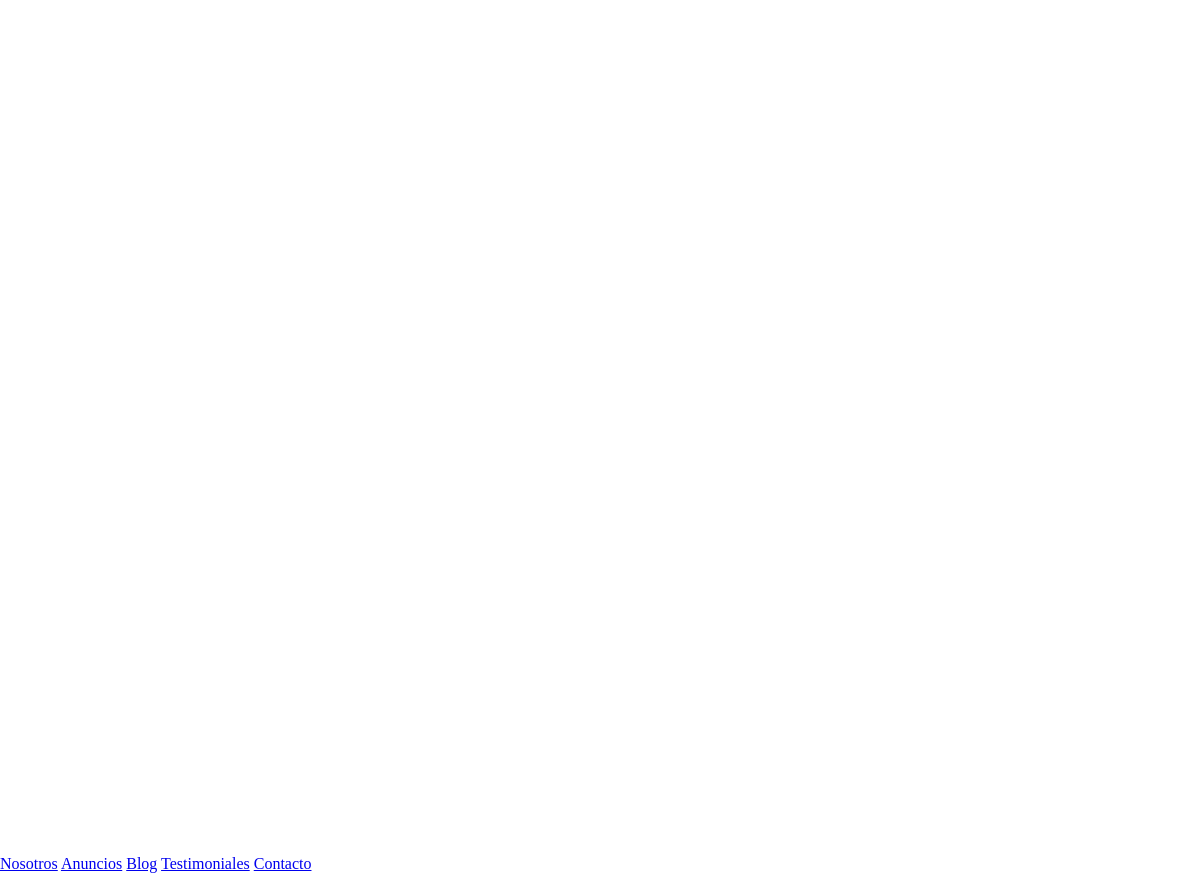
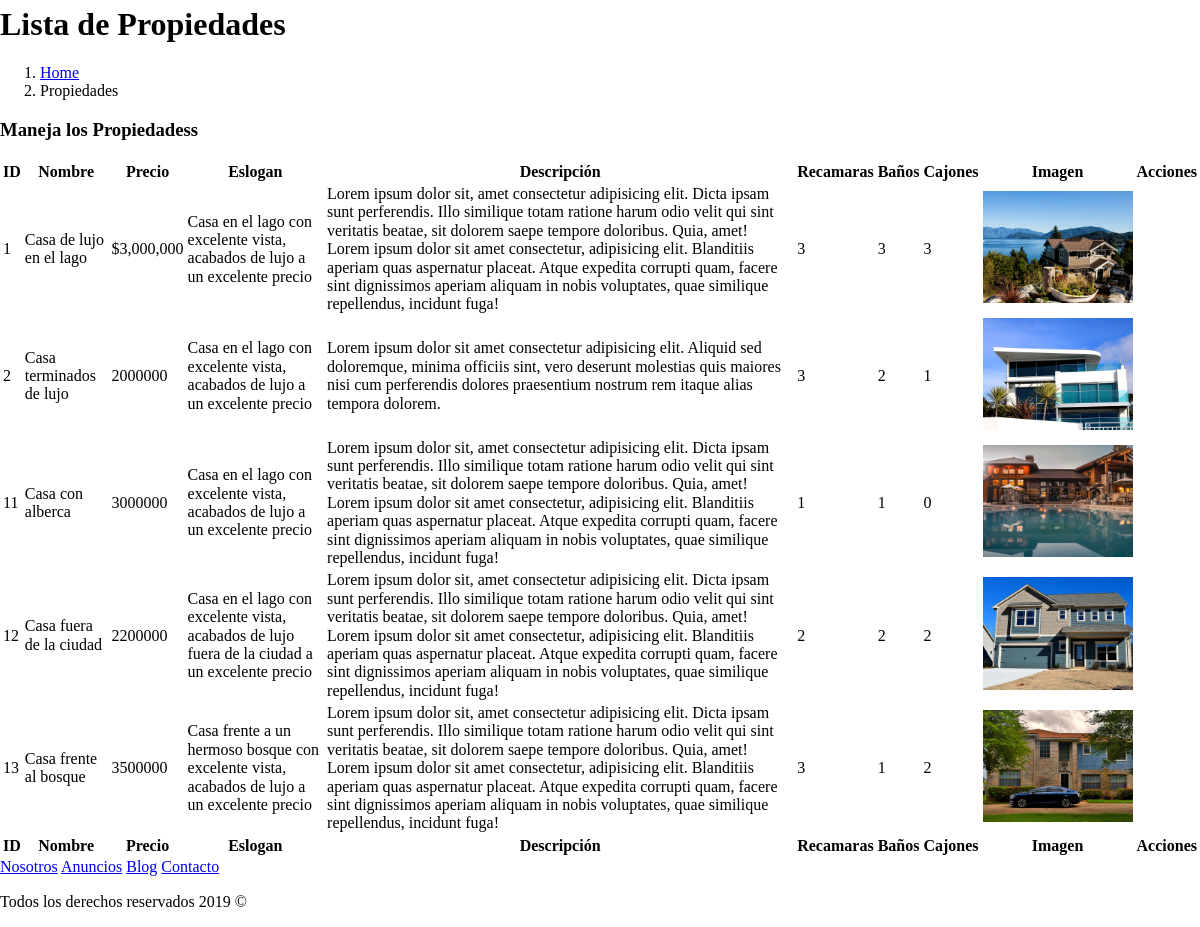
/admin/lista-propiedad.php (signed in), run on the app's committed database (2 pictures, top to bottom).
### tables this page shows
CREATE TABLE `propiedades` (
  `id_Propiedad` int(11) NOT NULL,
  `nombre` varchar(50) NOT NULL,
  `precio` varchar(20) NOT NULL,
  `eslogan` varchar(100) NOT NULL,
  `descripcion` text NOT NULL,
  `recamaras` tinyint(3) UNSIGNED NOT NULL,
  `banios` tinyint(3) UNSIGNED NOT NULL,
  `cajones` tinyint(3) UNSIGNED NOT NULL,
  `imagen` varchar(50) NOT NULL
);

### admin/lista-propiedad.php (the view, shortened to what this page needs)
<?php
  include_once 'funciones/funciones.php' ;
  include_once 'templates/header.php' ;
?>
  <div class="content-wrapper">
    <section class="content-header">
      <div class="container-fluid">
        <div class="row mb-2">
          <div class="col-sm-6">
            <h1>Lista de Propiedades</h1>
          </div>
          <div class="col-sm-6">
            <ol class="breadcrumb float-sm-right">
              <li class="breadcrumb-item"><a href="#">Home</a></li>
              <li class="breadcrumb-item active">Propiedades</li>
            </ol>
          </div>
        </div>
      </div>
    </section>
    <section class="content">
      <div class="row">
        <div class="col-12">
          <div class="card">
            <div class="card-header">
              <h3 class="card-title">Maneja los Propiedadess</h3>
            </div>
            <div class="card-body ">
              <table id="registros" class="table table-bordered table-striped ">
                <thead>
                <tr>
                  <th>ID</th>
                  <th>Nombre</th>
                  <th>Precio</th>
                  <th>Eslogan</th>
                  <th>Descripción</th>
                  <th>Recamaras</th>
                  <th>Baños</th>
                  <th>Cajones</th>
                  <th>Imagen</th>
                  <th>Acciones</th>
                </tr>
                </thead>
                <tbody>
                    <?php
                        try {
                            $sql = "SELECT * FROM propiedades";
                            $resultado = $conn->query($sql);
                        } catch (Exception $e) {
                            $error = $e->getMessage();
                            echo $error;
                        }
                        while($propiedad = $resultado->fetch_assoc()){
                    ?>
                            <tr>
                                <td><?php echo $propiedad['id_Propiedad']; ?></td>
                                <td><?php echo $propiedad['nombre']; ?></td>
                                <td><?php echo $propiedad['precio']; ?></td>
                                <td><?php echo $propiedad['eslogan']; ?></td>
                                <td><?php echo $propiedad['descripcion']; ?></td>
                                <td><?php echo $propiedad['recamaras']; ?></td>
                                <td><?php echo $propiedad['banios']; ?></td>
                                <td><?php echo $propiedad['cajones']; ?></td>
                                <td>
                                    <img src="../img/<?php echo $propiedad['imagen'];?>" alt="Imagen prop$propiedad" width="150">
                                </td>
                                <td>
                                </td>
                            </tr>
                    <?php
                        }
                    ?>
                </tbody>
                <tfoot>
                <tr>
                    <th>ID</th>
                    <th>Nombre</th>
                    <th>Precio</th>
                    <th>Eslogan</th>
                    <th>Descripción</th>
                    <th>Recamaras</th>
                    <th>Baños</th>
                    <th>Cajones</th>
                    <th>Imagen</th>
                    <th>Acciones</th>
                </tr>
                </tfoot>
              </table>
            </div>
          </div>
        </div>
      </div>
    </section>
  </div>
  <?php include_once 'templates/footer.php'; ?>

### data on the page
propiedades: id_Propiedad "1", nombre "Casa de lujo en el lago", precio "$3,000,000", eslogan "Casa en el lago con excelente vista, acabados de lujo a un excelente precio", descripcion "Lorem ipsum dolor sit, amet consectetur adipisicing elit. Dicta ipsam sunt perferendis. Illo similique totam ratione harum odio velit qui sint veritatis beatae, sit dolorem saepe tempore doloribus. Quia, amet! Lorem ipsum dolor sit amet consectetur, adipisicing elit. Blanditiis aperiam quas aspernatur placeat. Atque expedita corrupti quam, facere sint dignissimos aperiam aliquam in nobis voluptates, quae similique repellendus, incidunt fuga!", recamaras "3", banios "3", cajones "3", imagen (picture)
propiedades: id_Propiedad "2", nombre "Casa terminados de lujo", precio "2000000", eslogan "Casa en el lago con excelente vista, acabados de lujo a un excelente precio", descripcion "Lorem ipsum dolor sit amet consectetur adipisicing elit. Aliquid sed doloremque, minima officiis sint, vero deserunt molestias quis maiores nisi cum perferendis dolores praesentium nostrum rem itaque alias tempora dolorem.", recamaras "3", banios "2", cajones "1", imagen (picture)
propiedades: id_Propiedad "11", nombre "Casa con alberca", precio "3000000", eslogan "Casa en el lago con excelente vista, acabados de lujo a un excelente precio", descripcion "Lorem ipsum dolor sit, amet consectetur adipisicing elit. Dicta ipsam sunt perferendis. Illo similique totam ratione harum odio velit qui sint veritatis beatae, sit dolorem saepe tempore doloribus. Quia, amet! Lorem ipsum dolor sit amet consectetur, adipisicing elit. Blanditiis aperiam quas aspernatur placeat. Atque expedita corrupti quam, facere sint dignissimos aperiam aliquam in nobis voluptates, quae similique repellendus, incidunt fuga!", recamaras "1", banios "1", cajones "0", imagen (picture)
propiedades: id_Propiedad "12", nombre "Casa fuera de la ciudad", precio "2200000", eslogan "Casa en el lago con excelente vista, acabados de lujo fuera de la ciudad a un excelente precio", descripcion "Lorem ipsum dolor sit, amet consectetur adipisicing elit. Dicta ipsam sunt perferendis. Illo similique totam ratione harum odio velit qui sint veritatis beatae, sit dolorem saepe tempore doloribus. Quia, amet! Lorem ipsum dolor sit amet consectetur, adipisicing elit. Blanditiis aperiam quas aspernatur placeat. Atque expedita corrupti quam, facere sint dignissimos aperiam aliquam in nobis voluptates, quae similique repellendus, incidunt fuga!", recamaras "2", banios "2", cajones "2", imagen (picture)
propiedades: id_Propiedad "13", nombre "Casa frente al bosque", precio "3500000", eslogan "Casa frente a un hermoso bosque con excelente vista, acabados de lujo a un excelente precio", descripcion "Lorem ipsum dolor sit, amet consectetur adipisicing elit. Dicta ipsam sunt perferendis. Illo similique totam ratione harum odio velit qui sint veritatis beatae, sit dolorem saepe tempore doloribus. Quia, amet! Lorem ipsum dolor sit amet consectetur, adipisicing elit. Blanditiis aperiam quas aspernatur placeat. Atque expedita corrupti quam, facere sint dignissimos aperiam aliquam in nobis voluptates, quae similique repellendus, incidunt fuga!", recamaras "3", banios "1", cajones "2", imagen (picture)
